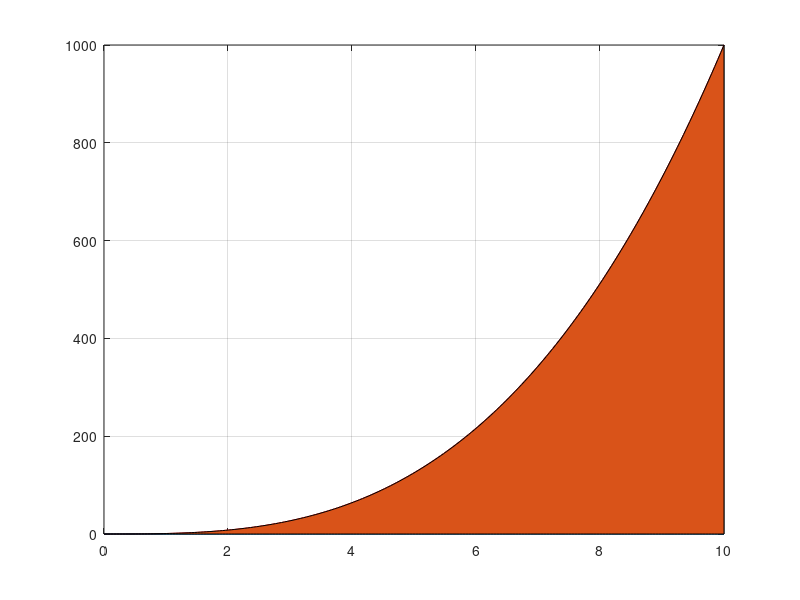

Write MATLAB code to recreate this figure. (Note: this script raises an error after producing the figure.)
fun = @(x) x.^3;

q=integral(fun,0,10);

x=linspace(0,10,200);

plot(x,fun(x),'r');
hold on

grid on;
plot(x,zeros(size(x)))
area(x,fun(x))
colororder('g')

ax = gca;

ax.XAxisLocation = 'origin';
ax.YAxisLocation = 'origin';

rectangle('Position',[0 0 10 fun(5)],'FaceColor',	'red')
plot(x,fun(x),'g');
hold off
